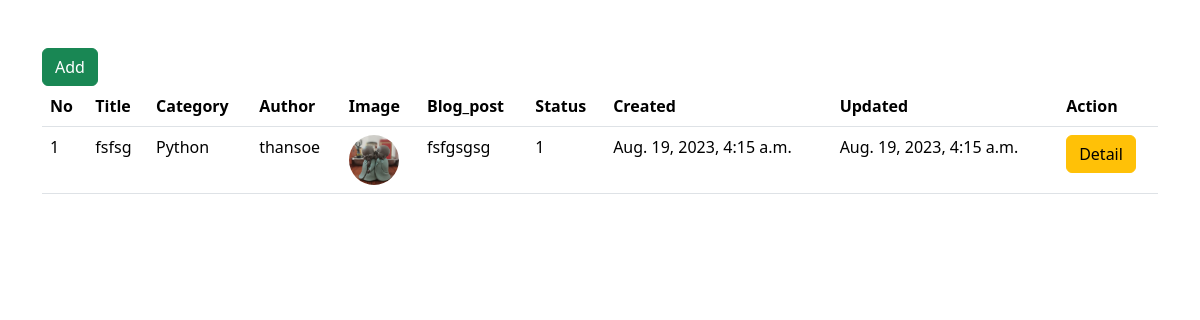
The app's page /, older data.
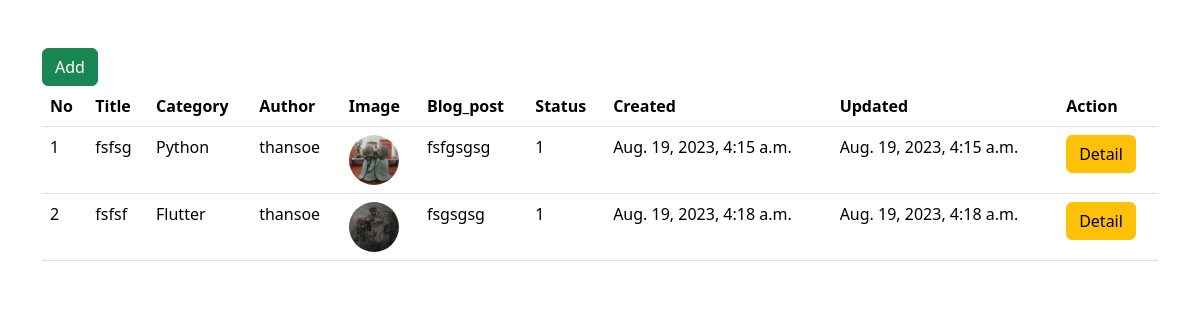
The same page, newer data.
### myapp/models.py (models this page shows, shortened)
class Post(models.Model):
     category = models.ForeignKey(Category, on_delete=models.CASCADE)
     title = models.CharField(max_length=100, null=True, blank=True)
     author = models.ForeignKey(User, on_delete=models.CASCADE)
     blog_post = models.TextField(blank=True, null=True)
     image = models.ImageField(null=True, blank=True, upload_to='images')
     status = models.IntegerField(default=0)
     date_added = models.DateTimeField(default=timezone.now)
     date_updated = models.DateTimeField(auto_now=True)

class Category(models.Model):
     name = models.CharField(max_length=250)
     description = models.TextField(null=True, blank=True)
     status = models.IntegerField(default=1)
     date_added = models.DateTimeField(default=timezone.now)
     date_updated = models.DateTimeField(auto_now=True)
     def __str__(self):
          return self.name

### myapp/views.py (the view)
# urls.py: path('', views.index, name= 'indexPage'),
def index(request):
    all_posts = Post.objects.all()
    context = {
        'all_posts':all_posts
    }
    return render(request, 'pages/index.html', context)

### templates/pages/index.html (shortened to what this page needs)
{% extends 'layout/base.html' %}
{% load static %}
{% block content %}
<a href="{% url 'post.create' %}" class="btn btn-success">Add</a>
<table class="table table-hover">
    <thead>
        <tr>
            <th>No</th>
            <th>Title</th>
            <th>Category</th>
            <th>Author</th>
            <th>Image</th>
            <th>Blog_post</th>
            <th>Status</th>
            <th>Created</th>
            <th>Updated</th>
            <th>Action</th>
        </tr>
    </thead>
    <tbody>
        {% for post in all_posts %}
        <tr>
            <td>{{ forloop.counter }}</td>
            <td>{{ post.title }}</td>
            <td>{{ post.category }}</td>
            <td>{{ post.author }}</td>
            <td>
                <img src="{{ post.image.url  }}" alt="" width="50px" style="border-radius: 50px; height: 50px;">
            </td>
            <td>{{ post.blog_post|safe }}</td>
            <td>{{ post.status }}</td>
            <td>{{ post.date_added }}</td>
            <td>{{ post.date_updated }}</td>
            <td>
                <a href="{% url 'post.detail' post.id %}" class="btn btn-warning">Detail</a>
            </td>
        </tr>
        {% endfor %}
    </tbody>
</table>
{% endblock content %}

### templates/layout/base.html (shortened to what this page needs)
<!DOCTYPE html>
<html lang="en">
<head>
    <link href="https://cdn.jsdelivr.net/npm/bootstrap@5.3.1/dist/css/bootstrap.min.css" rel="stylesheet">
</head>
<body>
    <div class="container mt-5">
        {% block content %}
        {% endblock content %}
    </div>
</body>
</html>

Row changes from the older to the newer data that the page shows:
added Post: title "fsfsf", category "Flutter", author "thansoe", image (picture), blog_post "fsgsgsg", status "1", date_added "Aug. 19, 2023, 4:18 a.m.", date_updated "Aug. 19, 2023, 4:18 a.m."
